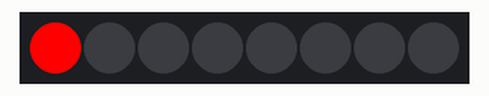
Simulated run of this sketch. Board: Arduino Uno, built with avr-gcc and run on an emulated ATmega328P. Shown: 8 RGB LEDs in strip order, left to right.

Above: at 0.01 s.
At 0.41 s:
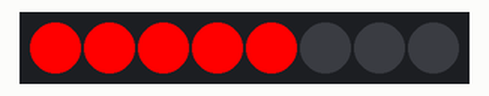
At 0.8 s:
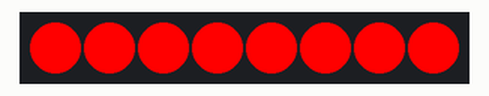

The sketch:

neopixel.ino
```cpp
#include <Adafruit_NeoPixel.h>

#define PIN 6 // Pin number your NeoPixels are connected to
#define NUMPIXELS 8 // Number of NeoPixels

Adafruit_NeoPixel pixels = Adafruit_NeoPixel(NUMPIXELS, PIN, NEO_GRB + NEO_KHZ800);

void setup() {
  pixels.begin(); // Initialize NeoPixel strip
  pixels.show(); // Initialize all pixels to 'off'
  for(int i=0; i<NUMPIXELS; i++) {
    pixels.setPixelColor(i, pixels.Color(255, 0, 0)); // Red color
    pixels.show(); // Update strip with new color
    delay(100); // Wait for a short period
  }
}
```
